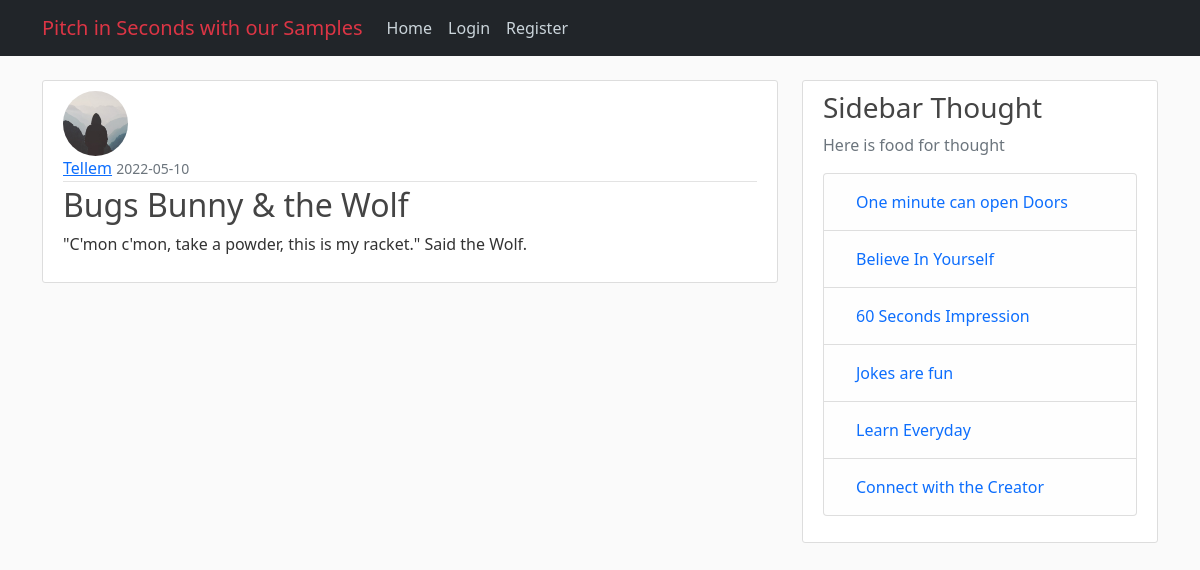
/post/1, run on an earlier commit of the app's database.
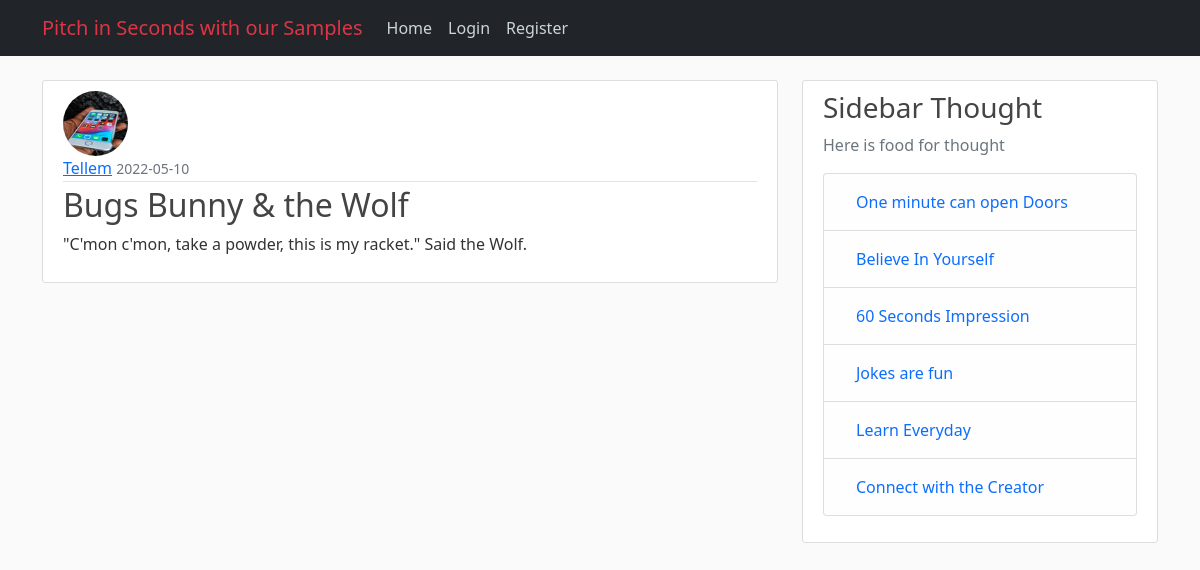
And on a later commit of the database.
### app/models.py (models this page shows, shortened)
class User(db.Model, UserMixin):
    id = db.Column(db.Integer, primary_key=True)
    username = db.Column(db.String(20), unique=True, nullable=False)
    email = db.Column(db.String(120), unique=True, nullable=False)
    image_file = db.Column(db.String(20), nullable=False, default='default.jpg')
    password = db.Column(db.String(60), nullable=False)
    posts = db.relationship('Post', backref='author', lazy=True)

### app/posts/routes.py (the view)
@posts.route("/post/<int:post_id>")
def post(post_id):
    post = Post.query.get_or_404(post_id)
    return render_template('post.html', title=post.title, post=post)

### app/templates/post.html (shortened to what this page needs)
{% extends "layout.html" %}
{% block content %}
  <article class="media content-section">
    <img class="rounded-circle article-img" src="{{ url_for('static', filename='profile_pics/' + post.author.image_file) }}">
    <div class="media-body">
      <div class="article-metadata">
        <a class="mr-2" href="{{ url_for('users.user_posts', username=post.author.username)  }}">{{ post.author.username }}</a>
        <small class="text-muted">{{ post.date_posted.strftime('%Y-%m-%d') }}</small>
      </div>
      <h2 class="article-title">{{ post.title }}</h2>
      <p class="article-content">{{ post.content }}</p>
    </div>
  </article>
{% endblock content %}

What changed in the data, as far as the page shows it:
changed User "Tellem": image_file: picture added in place of a placeholder
